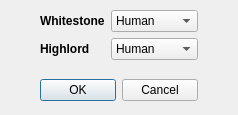
<?xml version="1.0" encoding="UTF-8"?>
<ui version="4.0">
 <class>sideSelectDialog</class>
 <widget class="QDialog" name="sideSelectDialog">
  <property name="geometry">
   <rect>
    <x>0</x>
    <y>0</y>
    <width>238</width>
    <height>115</height>
   </rect>
  </property>
  <property name="windowTitle">
   <string>Select sides</string>
  </property>
  <widget class="QWidget" name="">
   <property name="geometry">
    <rect>
     <x>40</x>
     <y>10</y>
     <width>158</width>
     <height>91</height>
    </rect>
   </property>
   <layout class="QVBoxLayout" name="verticalLayout">
    <item>
     <layout class="QFormLayout" name="formLayout">
      <item row="0" column="0">
       <widget class="QLabel" name="wsControlLabel">
        <property name="font">
         <font>
          <bold>true</bold>
         </font>
        </property>
        <property name="text">
         <string>Whitestone</string>
        </property>
       </widget>
      </item>
      <item row="1" column="0">
       <widget class="QLabel" name="hlControlLabel">
        <property name="font">
         <font>
          <bold>true</bold>
         </font>
        </property>
        <property name="text">
         <string>Highlord</string>
        </property>
       </widget>
      </item>
      <item row="1" column="1">
       <widget class="QComboBox" name="hlComboBox">
        <item>
         <property name="text">
          <string>Human</string>
         </property>
        </item>
        <item>
         <property name="text">
          <string>AI</string>
         </property>
        </item>
       </widget>
      </item>
      <item row="0" column="1">
       <widget class="QComboBox" name="wsComboBox">
        <item>
         <property name="text">
          <string>Human</string>
         </property>
        </item>
        <item>
         <property name="text">
          <string>AI</string>
         </property>
        </item>
       </widget>
      </item>
     </layout>
    </item>
    <item>
     <widget class="QDialogButtonBox" name="buttonBox">
      <property name="orientation">
       <enum>Qt::Orientation::Horizontal</enum>
      </property>
      <property name="standardButtons">
       <set>QDialogButtonBox::StandardButton::Cancel|QDialogButtonBox::StandardButton::Ok</set>
      </property>
     </widget>
    </item>
   </layout>
  </widget>
 </widget>
 <resources/>
 <connections>
  <connection>
   <sender>buttonBox</sender>
   <signal>accepted()</signal>
   <receiver>sideSelectDialog</receiver>
   <slot>accept()</slot>
   <hints>
    <hint type="sourcelabel">
     <x>248</x>
     <y>254</y>
    </hint>
    <hint type="destinationlabel">
     <x>157</x>
     <y>274</y>
    </hint>
   </hints>
  </connection>
  <connection>
   <sender>buttonBox</sender>
   <signal>rejected()</signal>
   <receiver>sideSelectDialog</receiver>
   <slot>reject()</slot>
   <hints>
    <hint type="sourcelabel">
     <x>316</x>
     <y>260</y>
    </hint>
    <hint type="destinationlabel">
     <x>286</x>
     <y>274</y>
    </hint>
   </hints>
  </connection>
 </connections>
</ui>
